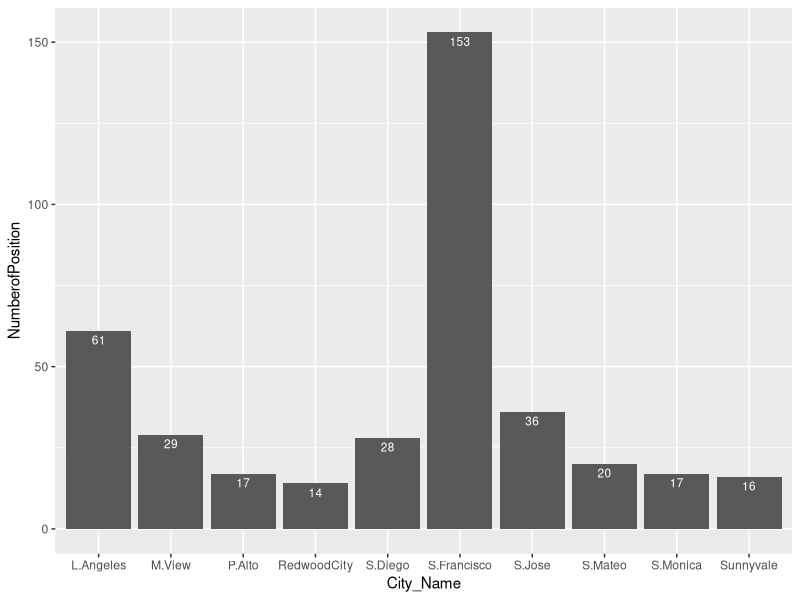
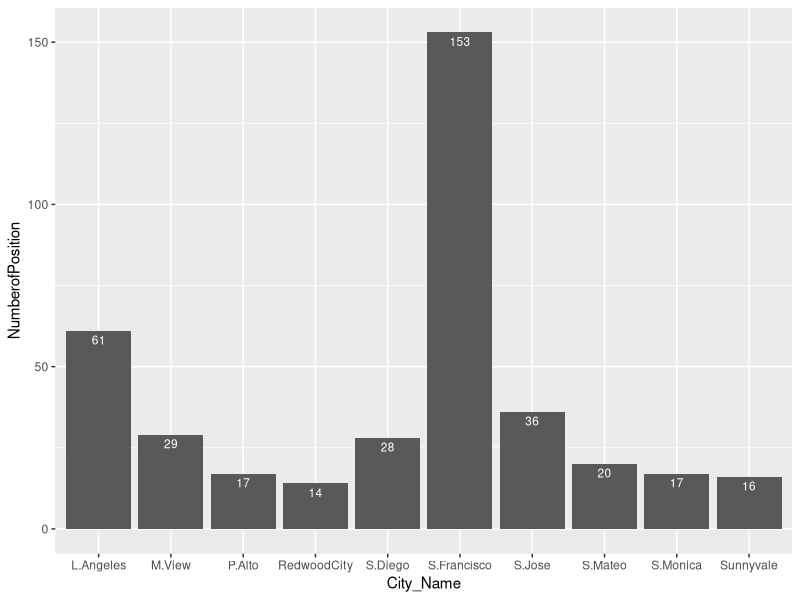
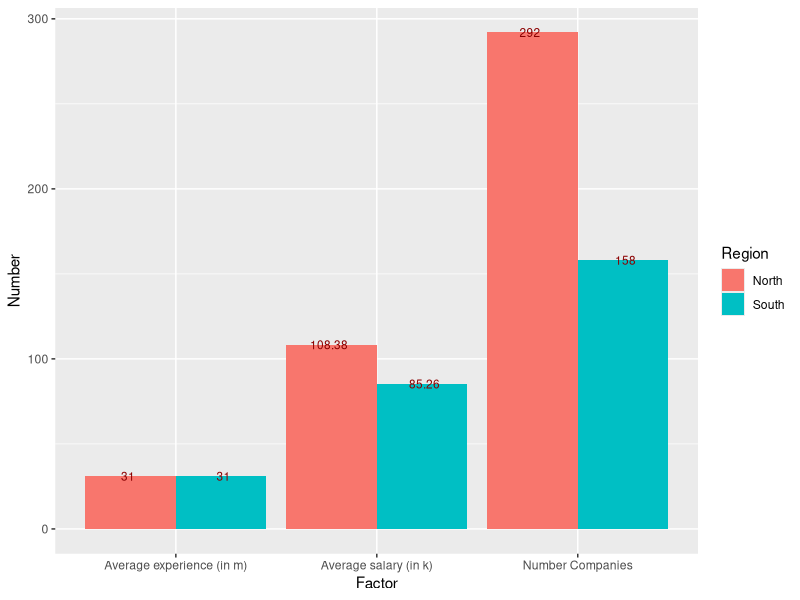
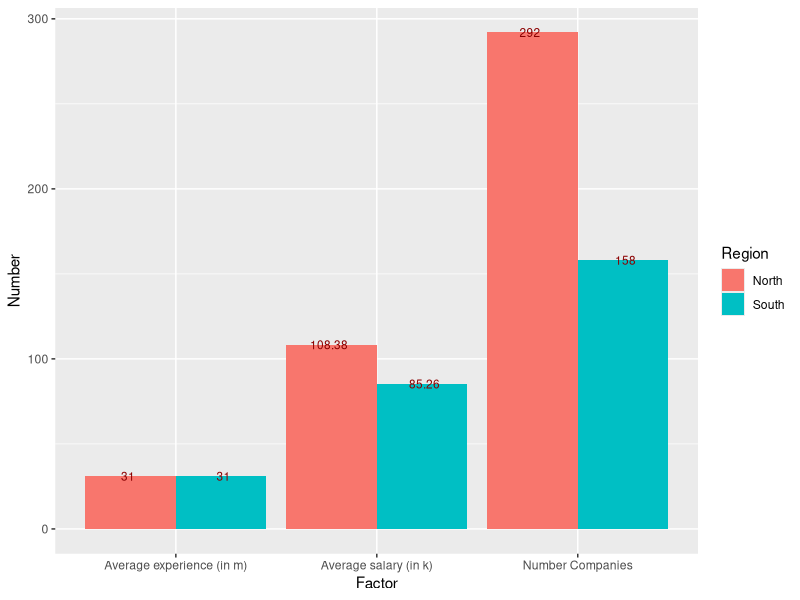
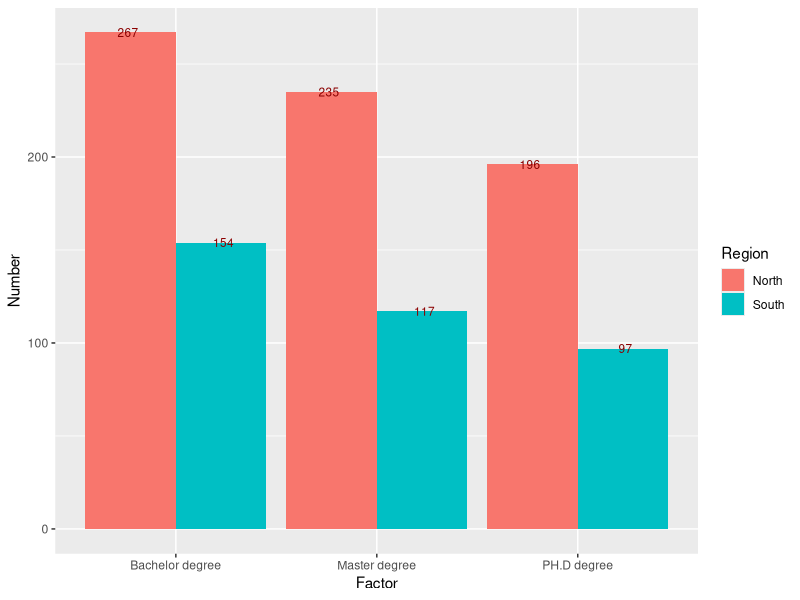
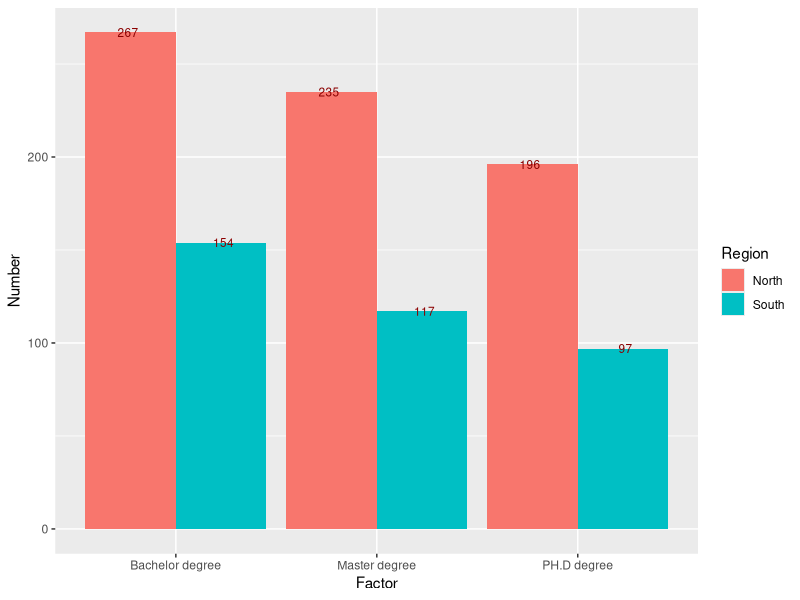
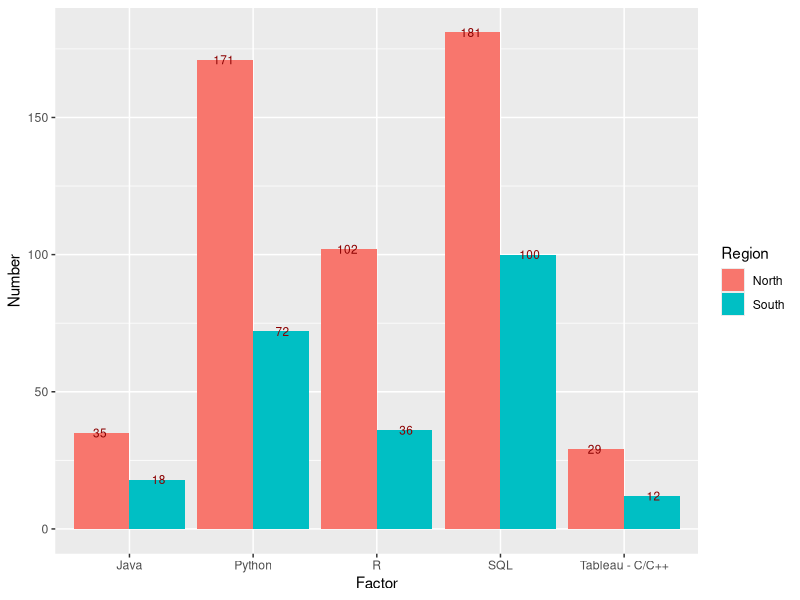
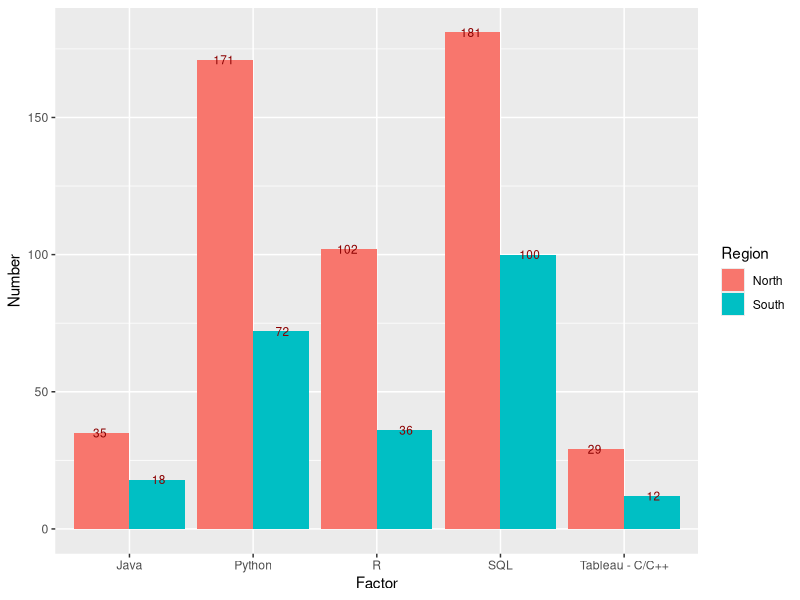

Source code (R) for these figures, in order:
## ---- chunk 1
pkg_list = c("ggplot2", "plyr", "stringr")
mia_pkgs = pkg_list[!(pkg_list %in% installed.packages()[,"Package"])]
if(length(mia_pkgs) > 0) install.packages(mia_pkgs)
loaded_pkgs = lapply(pkg_list, require, character.only=TRUE)
## ---- chunk 2
jdata = read.csv("datarelatedjobs.csv")
jdata$X = NULL
names(jdata)
summary(jdata)
str(jdata)
## ---- chunk 3
jdata$Preferred_mj1 = as.character(jdata$Preferred_mj1)
jdata$Preferred_mj2 = as.character(jdata$Preferred_mj2)

for(i in 1:length(jdata$Standing)){
  if(is.na(jdata$Standing[i])){
    jdata$Standing[i] = "All levels"
  }
} 
for(i in 1:length(jdata$Preferred_mj1)){
  if(is.na(jdata$Preferred_mj1[i])){
    jdata$Preferred_mj1[i] = "Data_related"
  }  
  if(is.na(jdata$Preferred_mj2[i])){
      jdata$Preferred_mj2[i] = "Data_related"
  }
} 
count(jdata$Preferred_mj2)[order(count(jdata$Preferred_mj2)$freq, decreasing = T),]
head(jdata,10)
## ---- chunk 4
ct_City = count(jdata$City)
topCity = ct_City[order(ct_City$freq, decreasing = T),]

tCitydf = data.frame(City_Name =  c("S.Francisco" , "L.Angeles" , "S.Jose" , "M.View" , "S.Diego", "S.Mateo" , "P.Alto", "S.Monica", "Sunnyvale" , "RedwoodCity"),
                     NumberofPosition = c(topCity$freq[1:10]))

city_plotg = ggplot(data = tCitydf, aes(x = City_Name, y = NumberofPosition)) + 
    geom_bar(stat = "identity", position=position_dodge()) +
    geom_text(aes(label = NumberofPosition), position = position_dodge(0.95), vjust= 1.5, color = "white", size = 3)
jpeg('city_plotg.jpg')
plot(city_plotg)
city_plotg
## ---- chunk 5
North_sub = jdata[which(jdata$Region == "North CA"),]
head(North_sub,5)
South_sub = jdata[which(jdata$Region == "South CA"),]
head(South_sub,5)
## ---- chunk 6
n_companies_north = rep(0, length(count(North_sub$Company)$freq))
n_companies_south = rep(0, length(count(South_sub$Company)$freq))

for(i in 1:length(count(North_sub$Company)$freq)){
  if(count(North_sub$Company)$freq[i] == 1){
    n_companies_north[i] = count(North_sub$Company)$freq[i] 
  } else{
    n_companies_north[i] = 1
  }
}

for(i in 1:length(count(South_sub$Company)$freq)){
  if(count(South_sub$Company)$freq[i] == 1){
    n_companies_south[i] = count(South_sub$Company)$freq[i] 
  } else{
    n_companies_south[i] = 1
  }
}
sum(n_companies_north)
sum(n_companies_south)
## ---- chunk 7
avg_exp_N = round(mean(North_sub$Min_exp)*12,0)
avg_exp_S = round(mean(South_sub$Min_exp)*12,0)
avg_exp_N
avg_exp_S
## ---- chunk 8
#Use NA.omit to omit to take out NA values then use mean function to find average
Omit_yr_salary_N = na.omit(North_sub$Est_min_avg_salary)
Omit_yr_salary_S = na.omit(South_sub$Est_min_avg_salary)
North_Est_min_salary = round(mean(Omit_yr_salary_N)/1000,2)
South_Est_min_salary = round(mean(Omit_yr_salary_S)/1000,2)

North_Est_min_salary
South_Est_min_salary
## ---- chunk 9
firstdf = data.frame(
          Region = rep(c("North", "South"), each = 3),
          Factor = rep(c("Average experience (in m)", "Average salary (in k)","Number Companies")),
          Number = c(avg_exp_N, North_Est_min_salary, sum(n_companies_north),
                     avg_exp_S, South_Est_min_salary, sum(n_companies_south)))

plotfirst = ggplot(data = firstdf, aes(x = Factor, y = Number, fill = Region)) + 
    geom_bar(stat = "identity", position=position_dodge()) +  
    geom_text(aes(label = Number), position = position_dodge(0.95), vjust=0.5, color = "darkred", size = 3)

jpeg('plotfirst.jpg')
plot(plotfirst)
plotfirst

## ---- chunk 10
#Nearly same as counting number of companies:
#Create 3 vectors: n_bach, n_master, n_phd to store the values.
#For this one we need to use stringr.
#Ex: All levels -> n_bach = n_bach + 1, n_master = n_master + 1, n_phd = n_phd + 1
#BS/MS ->  n_bach = n_bach + 1, n_master = n_master + 1 (Use  stringr so that we can get only BS or only MS)
Standing_sub = jdata[which(jdata$Standing != "NA"),]
North_sub_st = Standing_sub[which(Standing_sub$Region == "North CA"),]
South_sub_st = Standing_sub[which(Standing_sub$Region == "South CA"),]
## ---- chunk 11
n_bach_S = length(str_subset(South_sub_st$Standing, pattern = "^B")) + count(South_sub_st$Standing)$freq[which(count(South_sub_st$Standing) == "All levels")]  
n_bach_S

n_master_S = length(str_subset(South_sub_st$Standing, pattern = "^MS")) + length(str_subset(South_sub_st$Standing, pattern = "MS$")) + count(South_sub_st$Standing)$freq[which(count(South_sub_st$Standing) == "All levels")] - length(str_subset(South_sub_st$Standing, pattern = "^MS$"))
n_master_S

n_PH.D_S = length(str_subset(South_sub_st$standing, pattern = "^PH.D")) + length(str_subset(South_sub_st$Standing, pattern = "PH.D$")) + count(South_sub_st$Standing)$freq[which(count(South_sub_st$Standing) == "All levels")]
n_PH.D_S
## ---- chunk 12
n_bach_N = length(str_subset(North_sub_st$Standing, pattern = "^B")) + count(North_sub_st$Standing)$freq[which(count(North_sub_st$Standing) == "All levels")]  
n_bach_N

n_master_N = length(str_subset(North_sub_st$Standing, pattern = "^MS")) + length(str_subset(North_sub_st$Standing, pattern = "MS$")) + count(North_sub_st$Standing)$freq[which(count(North_sub_st$Standing) == "All levels")] - length(str_subset(North_sub_st$Standing, pattern = "^MS$"))
n_master_N

n_PH.D_N = length(str_subset(North_sub_st$standing, pattern = "^PH.D")) + length(str_subset(North_sub_st$Standing, pattern = "PH.D$")) + count(North_sub_st$Standing)$freq[which(count(North_sub_st$Standing) == "All levels")]
n_PH.D_N
## ---- chunk 13
secondtdf = data.frame(
          Region = rep(c("North", "South"), each = 3),
          Factor = rep(c("Bachelor degree", "Master degree","PH.D degree")),
          Number = c(n_bach_N, n_master_N, n_PH.D_N,
                     n_bach_S, n_master_S, n_PH.D_S))

plotsecond = ggplot(data = secondtdf, aes(x = Factor, y = Number, fill = Region)) + 
    geom_bar(stat = "identity", position=position_dodge()) +  
    geom_text(aes(label = Number), position = position_dodge(0.95), vjust=0.5, color = "darkred", size = 3)

jpeg('plotsecond.jpg')
plot(plotsecond)
plotsecond
## ---- chunk 14
count_order = function(col1, col2, order, top){
  ct1 = count(col1)
  ct2 = count(col2)
  if(order == "decreasing"){
    ct1_inc = ct1[order(ct1$freq, decreasing = T),]
    ct2_inc = ct2[order(ct2$freq, decreasing = T),]
    
    cl = length(ct1_inc$freq) - length(ct2_inc$freq)

    if(cl < 0){
      fresult = data.frame(Lang1 = c(as.character(ct1_inc$x), rep(NA,abs(cl))),
                            Freq1 = c(ct1_inc$freq, rep(NA,abs(cl))),
                            Lang2 = as.character(ct2_inc$x),
                            Freq2 = ct2_inc$freq)                  

    } else{
      fresult = data.frame(Lang1 = as.character(ct1_inc$x),
                            Freq1 = ct1_inc$freq,
                            Lang2 = c(as.character(ct2_inc$x), rep(NA,cl)),
                            Freq2 = c(ct2_inc$freq,rep(NA,cl)))         
      }
  }
  else{
    ct1_dec = ct1[order(ct1$freq, decreasing = F),]
    ct2_dec = ct2[order(ct2$freq, decreasing = F),]
    
    cl = length(ct1_dec$freq) - length(ct2_dec$freq)

    if(cl < 0){
      fresult = data.frame(Lang1 = c(as.character(ct1_dec$x), rep(NA,abs(cl))),
                            Freq1 = c(ct1_dec$freq, rep(NA,abs(cl))),
                            Lang2 = as.character(ct2_dec$x),
                            Freq2 = ct2_dec$freq)                  
    } else{
      fresult = data.frame(Lang1 = as.character(ct1_dec$x),
                            Freq1 = ct1_dec$freq,
                            Lang2 = c(as.character(ct2_dec$x), rep(NA,cl)),
                            Freq2 = c(ct2_dec$freq,rep(NA,cl))) 
    }
  }
  for(i in 1:15){
    for(j in 1:15){
      if(fresult$Lang1[i] == fresult$Lang2[j]){
        fresult$Freq1[i] = fresult$Freq1[i] + fresult$Freq2[j]
      }
    }
  }
  if(order == "decreasing"){
    res = fresult[order(fresult$Freq1, decreasing = T),]
  } else {
    res = fresult[order(fresult$Freq1, decreasing = F),]
  }
  return(res[1:top,1:2])
}

## ---- chunk 15
sl = count_order(South_sub_st$Preferred_lang1, South_sub_st$Preferred_lang2,"decreasing", 5)
nl = count_order(North_sub_st$Preferred_lang1, North_sub_st$Preferred_lang2,"decreasing", 5)
sl
nl
thirddf = data.frame(
          Region = rep(c("North", "South"), each = 5),
          Factor = rep(c("SQL", "Python", "R", "Java", "Tableau - C/C++"),2),
          Number = c(nl$Freq1[1], nl$Freq1[2], nl$Freq1[3], nl$Freq1[4], nl$Freq1[5], 
                     sl$Freq1[1], sl$Freq1[2], sl$Freq1[3], sl$Freq1[4], sl$Freq1[5]))

plotthird = ggplot(data = thirddf, aes(x = Factor, y = Number, fill = Region)) + 
    geom_bar(stat = "identity", position=position_dodge()) +  
    geom_text(aes(label = Number), position = position_dodge(0.95), vjust=0.5, color = "darkred", size = 3)

jpeg('plotthird.jpg')
plot(plotthird)
plotthird
## ---- chunk 16
n_cpp_North = length(str_subset(North_sub_st$Preferred_lang1, pattern = "^C\\++$")) +length(str_subset(North_sub_st$Preferred_lang2, pattern = "C\\++$"))

n_cpp_South = length(str_subset(South_sub_st$Preferred_lang1, pattern = "^C\\++$")) +length(str_subset(South_sub_st$Preferred_lang2, pattern = "C\\++$"))

n_java_South = length(str_subset(South_sub_st$Preferred_lang1, pattern = "^Java$")) +length(str_subset(South_sub_st$Preferred_lang2, pattern = "^Java$"))

n_java_North = length(str_subset(North_sub_st$Preferred_lang1, pattern = "^Java$")) +length(str_subset(North_sub_st$Preferred_lang2, pattern = "^Java$"))

n_Python_North = length(str_subset(North_sub_st$Preferred_lang1, pattern = "^Python$"))+length(str_subset(North_sub_st$Preferred_lang2, pattern = "^Python$"))

n_Python_South = length(str_subset(South_sub_st$Preferred_lang1, pattern = "^Python$"))  +length(str_subset(South_sub_st$Preferred_lang2, pattern ="^Python$"))

n_R_North = length(str_subset(North_sub_st$Preferred_lang1, pattern = "^R$")) +length(str_subset(North_sub_st$Preferred_lang2, pattern = "R$"))

n_R_South = length(str_subset(South_sub_st$Preferred_lang1, pattern = "^R$"))  +length(str_subset(South_sub_st$Preferred_lang2, pattern = "R$"))
n_R_South
n_SQL_North = length(str_subset(North_sub_st$Preferred_lang1, pattern = "^SQL$")) +length(str_subset(North_sub_st$Preferred_lang1, pattern = "/SQL$")) +length(str_subset(North_sub_st$Preferred_lang2, pattern = "^SQL$"))

n_SQL_South = length(str_subset(South_sub_st$Preferred_lang1, pattern = "^SQL$"))+ length(str_subset(South_sub_st$Preferred_lang1, pattern = "/SQL$"))+ length(str_subset(South_sub_st$Preferred_lang2, pattern = "^SQL$"))


res = cbind(nl,sl)
handwaydf = data.frame(NLang1 = c("SQL", "Python", "R", "Java", "C/C++"),
                       NFreg1 = c(n_SQL_North, n_Python_North, n_R_North, n_java_North, n_cpp_North),
                       SLang1 = c("SQL", "Python", "R", "Java", "C/C++"),
                       NLang1 = c(n_SQL_South, n_Python_South, n_R_South, n_java_South, n_cpp_South))
res
handwaydf
## ---- chunk 17
smj = count_order(South_sub_st$Preferred_mj1, South_sub_st$Preferred_mj2,"decreasing", 5)
nmj = count_order(North_sub_st$Preferred_mj1, North_sub_st$Preferred_mj2,"decreasing", 5)
smj
nmj
forthdf = data.frame(
          Region = rep(c("North", "South"), each = 5),
          Factor = rep(c("CS", "Tech field - Stats", "Stats - Tech field", "Math", "Engineering"),2), 
          Number = c(nmj$Freq1[1], nmj$Freq1[2], nmj$Freq1[3], nmj$Freq1[4], nmj$Freq1[5], 
                     smj$Freq1[1], smj$Freq1[2], smj$Freq1[3], smj$Freq1[4], smj$Freq1[5]))

plotforth = ggplot(data = forthdf, aes(x = Factor, y = Number, fill = Region)) + 
    geom_bar(stat = "identity", position=position_dodge()) +  
    geom_text(aes(label = Number), position = position_dodge(0.95), vjust=0.5, color = "darkred", size = 3)

jpeg('plotforth.jpg')
plot(plotforth)
plotforth


## ---- chunk 18
combinedf = data.frame(
          Region = rep(c("North", "South"), each = 6),
          Factor = c("XP_N(m)", "SalN(k)", "#CompN", "#Ba_N", "#Ma_N", "#PHD_N", "XP_S(m)", "SalS(k)", "#CompS", "#Ba_S", "#Ma_S", "#PHD_S"),
          Number = c(avg_exp_N, North_Est_min_salary, sum(n_companies_north), n_bach_N, n_master_N, n_PH.D_N, avg_exp_S, South_Est_min_salary, sum(n_companies_south), n_bach_S, n_master_S, n_PH.D_S))


plotcombine = ggplot(data = combinedf, aes(x = Factor, y = Number, fill = Region)) + 
    geom_bar(stat = "identity", position=position_dodge()) +  
    geom_text(aes(label = Number), position = position_dodge(0.95), vjust=0.5, color = "darkred", size = 3)
jpeg('plotcombine.jpg')
plot(plotcombine)
plotcombine
## ---- chunk 19
top20 = count_order(jdata$Preferred_lang1, jdata$Preferred_lang2,"decreasing", 20)
top20
## ---- chunk 20
for (i in 1:length(jdata$Standing)){
  if(!is.na(str_extract(jdata$Standing[i], pattern = "^B")) || !is.na(str_extract(jdata$Standing[i], pattern = "^A"))){
    jdata$Difficulty[i] = "Easy"
  } else if (!is.na(str_extract(jdata$Standing[i], pattern = "^M"))){
    jdata$Difficulty[i] = "Medium"
  } else if (!is.na(str_extract(jdata$Standing[i], pattern = "^P"))){
    jdata$Difficulty[i] = "Hard"
  }
}
## ---- chunk 21
find_company = function(Difficulty, Exp, Region,Language){
  Argu_y = jdata$Company[which(jdata$Difficulty == Difficulty)]
  Argu_x = jdata$Company[which(jdata$Min_exp <= Exp)]
  Argu_z = jdata$Company[which(jdata$Region == Region)]
  Argu_u1 = jdata$Company[which(jdata$Preferred_lang1 == Language)]
  Argu_u2 = jdata$Company[which(jdata$Preferred_lang2 == Language)]
  
  return(union(intersect(intersect(Argu_x,Argu_y),intersect(Argu_z,Argu_u1)),intersect(intersect(Argu_x,Argu_y),intersect(Argu_z,Argu_u2))))

}

find_company("Medium", 5, "South CA","R")
## ---- chunk 22
n_find_company = function(Difficulty, Exp, Region,Language){
a = jdata$Company[which(jdata$Difficulty == Difficulty),]
b = jdata$Company[which(jdata$Min_exp <= Exp),]
c = jdata$Company[which(jdata$Region == Region),]
d1 = jdata$Company[which(jdata$Preferred_lang1 == Language),]
d2 = jdata$Company[which(jdata$Preferred_lang2 == Language),]

pre_r1 = a[which(a$Min_exp <= Exp)]
nex_r1 = pre_r1[which(pre_r1$Region == Region)]
r1     = nex_r1[which(nex_r1$Preferred_lang1 == Language)]

pre_r2 = a[which(a$Min_exp <= Exp)]
nex_r2 = pre_r2[which(pre_r2$Region == Region)]
r2     = nex_r2[which(nex_r2$Preferred_lang2 == Language)]

rbind(r1,r2)
}
find_company("Medium", 5, "South CA","R")
## ---- chunk 23
major = count(jdata$Position)
count(North_sub_st$Position)

n_eng_north = length(str_subset(North_sub_st$Position, pattern = "^Data Engineer"))+length(str_subset(North_sub_st$Position, pattern = "Data Engineer$")) - length(str_subset(North_sub_st$Position, pattern = "^Data Engineer$"))

n_eng_north

n_eng_south = length(str_subset(South_sub_st$Position, pattern = "^Data Engineer"))+length(str_subset(South_sub_st$Position, pattern = "Data Engineer$")) - length(str_subset(South_sub_st$Position, pattern = "^Data Engineer$"))

n_eng_south

n_sci_north =  length(str_subset(North_sub_st$Position, pattern = "^Data Scientist"))+length(str_subset(North_sub_st$Position, pattern = "Data Scientist$")) - length(str_subset(North_sub_st$Position, pattern = "^Data Scientist$"))

n_sci_north

n_sci_south = length(str_subset(South_sub_st$Position, pattern = "^Data Scientist"))+length(str_subset(South_sub_st$Position, pattern = "Data Scientist$")) - length(str_subset(South_sub_st$Position, pattern = "^Data Scientist$"))

n_sci_south
## ---- chunk 24
P_data_fr = data.frame(Region = c("North","South","North","South"),
  Number = c(n_eng_north,n_eng_south,n_sci_north,n_sci_south),
  Factor = rep(c("Data Engineer","Data Scientist"),each = 2)
)

Plot_1 = ggplot(data = P_data_fr, aes(x = Factor, y = Number, fill = Region)) + 
    geom_bar(stat = "identity", position=position_dodge()) +  
    geom_text(aes(label = Number), position = position_dodge(0.95), vjust=0.5, color = "darkred", size = 3)

#jpeg('Plot_1.jpg')
#plot(Plot_1)
Plot_1
## ---- chunk 25
Standing_sub = jdata[which(jdata$Standing != "NA"),]
Eng_sub = Standing_sub[which(Standing_sub$Position == "Data Engineer"),]
Sci_sub = Standing_sub[which(Standing_sub$Position == "Data Scientist"),]
## ---- chunk 26
n_Python_Eng = length(str_subset(Eng_sub$Preferred_lang1, pattern = "Python"))+length(str_subset(Eng_sub$Preferred_lang2, pattern = "Python"))

n_Python_Eng

n_Python_Sci = length(str_subset(Sci_sub$Preferred_lang1, pattern = "Python"))+length(str_subset(Sci_sub$Preferred_lang2, pattern = "Python"))

n_Python_Sci

n_R_Eng = length(str_subset(Eng_sub$Preferred_lang1, pattern = "R"))+length(str_subset(Eng_sub$Preferred_lang2, pattern = "R"))

n_R_Eng

n_R_Sci = length(str_subset(Sci_sub$Preferred_lang1, pattern = "R"))+length(str_subset(Sci_sub$Preferred_lang2, pattern = "R"))

n_R_Sci

n_SQL_Eng = length(str_subset(Eng_sub$Preferred_lang1, pattern = "SQL"))+length(str_subset(Eng_sub$Preferred_lang2, pattern = "SQL"))

n_SQL_Eng

n_SQL_Sci = length(str_subset(Sci_sub$Preferred_lang1, pattern = "SQL"))+length(str_subset(Sci_sub$Preferred_lang2, pattern = "SQL"))

n_SQL_Sci
## ---- chunk 27
Lang_data_fr = data.frame( Factor =c("Python","R","SQL"),
      Position = rep(c("Data Scientist", "Data Engineer"),each = 3),
      Number =  c(n_Python_Sci,n_R_Sci,n_SQL_Sci,n_Python_Eng,n_R_Eng,n_SQL_Eng))

Plot_position = ggplot(data = Lang_data_fr, aes(x = Factor, y = Number, fill = Position)) + 
    geom_bar(stat = "identity", position=position_dodge()) +  
    geom_text(aes(label = Number), position = position_dodge(0.95), vjust=0.5, color = "darkred", size = 3)

#jpeg('Plot_position.jpg')
#plot(Plot_position)
Plot_position

## ---- chunk 28
#Use NA.omit to omit to take out NA values then use mean function to find average Salary 

Omit_yr_salary_N = na.omit(Eng_sub$Est_min_avg_salary)
Omit_yr_salary_S = na.omit(Sci_sub$Est_min_avg_salary)
Eng_Est_min_salary = round(mean(Omit_yr_salary_N)/1000,2)
Sci_Est_min_salary = round(mean(Omit_yr_salary_S)/1000,2)

Eng_Est_min_salary
Sci_Est_min_salary
## ---- chunk 29
sala_data_frame = data.frame(
  Position = rep(c("Data Scientist", "Data Engineer"),each = 1),
  Number = c(Sci_Est_min_salary,Eng_Est_min_salary),
  Factor = c("Data Scientist Salary","Data Engineer Salary"))
            
Plot_Salary = ggplot(data = sala_data_frame, aes(x = Factor, y = Number, fill = Position)) + 
    geom_bar(stat = "identity", position=position_dodge()) +  
    geom_text(aes(label = Number), position = position_dodge(0.95), vjust=0.5, color = "darkred", size = 3)

#jpeg('Plot_Salary.jpg')
#plot(Plot_Salary)
Plot_Salary
                             
## ---- chunk 30
intersect(Sci_sub$City,Eng_sub$City)
count(Sci_sub$City)
count(Eng_sub$City)

City_Eng_Sci = c("San Francisco","Santa Monica","Los Angeles")
## ---- chunk 31
n_Eng_San = length(str_subset(Eng_sub$City, pattern = "San Francisco"))

n_Eng_San

n_Sci_San = length(str_subset(Sci_sub$City, pattern = "San Francisco"))

n_Sci_San

n_Eng_Mon = length(str_subset(Eng_sub$City, pattern = "Santa Monica"))

n_Eng_Mon

n_Sci_Mon = length(str_subset(Sci_sub$City, pattern = "Santa Monica"))

n_Sci_Mon

n_Eng_Los = length(str_subset(Eng_sub$City, pattern = "Los Angeles"))

n_Eng_Los

n_Sci_Los = length(str_subset(Sci_sub$City, pattern = "Los Angeles"))

n_Sci_Los

## ---- chunk 32
City_Data_fr = data.frame (City = rep(c("San Francisco","Santa Monica","Los Angeles"),each = 2),
                    Factor = c("Data Scientist","Data Engineer"),
                    Number = c(n_Sci_San,n_Eng_San,n_Sci_Mon,n_Eng_Mon,n_Sci_Los,n_Eng_Los))

Plot_3 = ggplot(data = City_Data_fr, aes(x = Factor, y = Number, fill = City)) + 
    geom_bar(stat = "identity", position=position_dodge()) +  
    geom_text(aes(label = Number), position = position_dodge(0.95), vjust=0.5, color = "darkred", size = 3)

#jpeg('Plot_3.jpg')
#plot(Plot_3)
Plot_3
                
## ---- chunk 33
for(i in 1:length(jdata$Min_exp)){
  if(jdata$Min_exp[i] == 1 & !is.na(jdata$Est_min_avg_salary[i])){
    if(jdata$Est_min_avg_salary[i] >= 150000){
      jdata$Min_exp[i] = 4
    }
    else if(jdata$Est_min_avg_salary[i] >= 130000 &
            jdata$Est_min_avg_salary[i] <  150000){
      jdata$Min_exp[i] = 3
    }
    else if (jdata$Est_min_avg_salary[i] >= 100000 &
             jdata$Est_min_avg_salary[i] <  130000){
      jdata$Min_exp[i] = 2
    }
    else{jdata$Min_exp[i] = 1}
  } 
}
## ---- chunk 34
set.seed(2018)
result = jdata$Est_min_avg_salary[which.min(jdata$Est_min_avg_salary)]
for (i in 1:length(jdata$City))
if(count(jdata$City)$freq[which(count(jdata$City)$x == (jdata$City[i]))] > mean(count(jdata$City)$freq)){ 
  jdata$Jobs_density[i] = "High"
  jdata$City_Bonus[i] = round(rnorm(1, mean = result * 1.5, sd = 1500),1) 
} else {
  jdata$Jobs_density[i] = "Low"
  jdata$City_Bonus[i] = round(rnorm(1, mean = result * 1.45, sd = 1500),1) 
}
## ---- chunk 35
set.seed(2018)
for (i in 1:length(jdata$Position)){
  if(str_detect(jdata$Position[i], pattern = "Engineer")){
    jdata$Posi_Bonus[i] = round(rnorm(1, mean = 25000, sd = 1000),1)
  }  else if (str_detect(jdata$Position[i], pattern = "Scientist")){
    jdata$Posi_Bonus[i] = round(rnorm(1, mean = 22000, sd = 1000),1)
  }  else if (str_detect(jdata$Position[i], pattern = "Analyst")){
    jdata$Posi_Bonus[i] = round(rnorm(1, mean = 15000, sd = 1000),1)
  } else {
    jdata$Posi_Bonus[i] = round(rnorm(1, mean = 10000, sd = 1000),1)
  }
}

## ---- chunk 36
calc_salary = na.omit(jdata$Est_min_avg_salary)
avg_salary = mean(calc_salary[which(calc_salary >= 100000)])
salaryvsyear = lm(Est_min_avg_salary ~ Min_exp, data = jdata)
summary(salaryvsyear)
#Since the p-value for this model is very small it looks like the Min_exp is significant.
exp_multiplier = summary(salaryvsyear)$coef[2,1]
## ---- chunk 37
set.seed(2018)
for (i in 1:length(jdata$Min_exp)){
  if(is.na(jdata$Est_min_avg_salary[i])){
    jdata$Exp_Bonus[i] = round(exp_multiplier * jdata$Min_exp[i] / mean(jdata$Min_exp) ,1) 
  }  else if(!is.na(jdata$Est_min_avg_salary[i]) & jdata$Est_min_avg_salary[i] >= 100000){
    jdata$Exp_Bonus[i] = round(exp_multiplier * jdata$Min_exp[i] ,1) 
  }  else {
    jdata$Exp_Bonus[i] = round(exp_multiplier * jdata$Min_exp[i] /2 ,1) 
  }
}
head(jdata,50)

## ---- chunk 38
par(mfrow = c(1,3))
model1 = lm(Est_min_avg_salary ~ City_Bonus, data = jdata)
plot(jdata$Est_min_avg_salary ~ jdata$City_Bonus, main = "Salary vs City Bonus", xlab = "City Bonus", ylab = "Salary")
abline(model1)

model2 = lm(Est_min_avg_salary ~ Posi_Bonus, data = jdata)
plot(jdata$Est_min_avg_salary ~ jdata$Posi_Bonus, main = "Salary vs Position Bonus", xlab = "Position Bonus", ylab = "Salary")
abline(model2)

model3 = lm(Est_min_avg_salary ~ Exp_Bonus, data = jdata)
plot(jdata$Est_min_avg_salary ~ jdata$Exp_Bonus, main = "Salary vs Experience Bonus", xlab = "Experience Bonus", ylab = "Salary")
abline(model3)
## ---- chunk 39
fit_model = lm(Est_min_avg_salary ~ Exp_Bonus + City_Bonus + Posi_Bonus, data = jdata)
summary(fit_model)
## ---- chunk 40
full_model = lm(Est_min_avg_salary ~ Min_exp + Exp_Bonus + City_Bonus + Posi_Bonus, data = jdata)
sele_model = step(full_model, direction = "backward", trace = 0)
sele_model

## ---- chunk 41
for(i in 1:length(jdata$Est_min_avg_salary)){
  jdata$New_min_avg_salary[i] = jdata$City_Bonus[i] + jdata$Posi_Bonus[i] + jdata$Exp_Bonus[i]
}

## ---- chunk 42
model_compare = lm(Est_min_avg_salary ~ New_min_avg_salary, data = jdata)
plot(jdata$Est_min_avg_salary, jdata$New_min_avg_salary)
abline(model_compare)
## ---- chunk 43
for(i in 1:length(jdata$Region)){
  if(jdata$Region[i] == "North CA"){
    jdata$Region_Logic[i] = 1
  } else { 
    jdata$Region_Logic[i] = 0
  }
}
head(jdata,50)

## ---- chunk 44
fit_glm = glm(Region_Logic ~ Est_min_avg_salary, data = jdata, family = binomial)
fit_lm  =  lm(Region_Logic ~ Est_min_avg_salary, data = jdata)

qplot(jdata$Est_min_avg_salary, jdata$Region_Logic) + stat_smooth()
## ---- chunk 45
reg_interaction = glm(Region_Logic ~ Est_min_avg_salary + City_Bonus + Posi_Bonus + Exp_Bonus + Est_min_avg_salary:City_Bonus, family = binomial, data = jdata)
summary(reg_interaction) 
